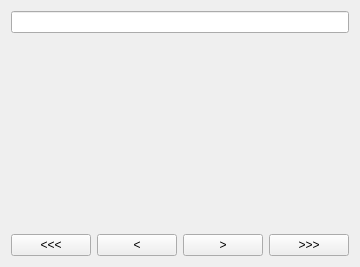
<?xml version="1.0" encoding="UTF-8"?>
<ui version="4.0">
 <class>NoteCard</class>
 <widget class="QWidget" name="NoteCard">
  <property name="geometry">
   <rect>
    <x>0</x>
    <y>0</y>
    <width>350</width>
    <height>267</height>
   </rect>
  </property>
  <property name="windowTitle">
   <string>3DCanvas Controls</string>
  </property>
  <property name="styleSheet">
   <string notr="true">/* Containers */
QWidget#ECEditor {
	background-color: none;
}

QFrame#MainFrame {
	background-color: qlineargradient(spread:pad, x1:0.006, y1:0, x2:0, y2:1, stop:0.142045 rgba(229, 234, 243, 50), stop:0.295455 rgba(209, 215, 221, 150), stop:0.65 rgba(179, 183, 196, 150), stop:1 rgba(222, 227, 236, 100));
	padding: 5px;
}

QLabel {
	padding-bottom: 3px;
}</string>
  </property>
  <layout class="QVBoxLayout" name="verticalLayout">
   <item>
    <widget class="QLineEdit" name="line_source"/>
   </item>
   <item>
    <widget class="QWidget" name="widget_placeholder" native="true">
     <property name="sizePolicy">
      <sizepolicy hsizetype="Expanding" vsizetype="Expanding">
       <horstretch>0</horstretch>
       <verstretch>0</verstretch>
      </sizepolicy>
     </property>
    </widget>
   </item>
   <item>
    <layout class="QHBoxLayout" name="horizontalLayout">
     <item>
      <spacer name="horizontalSpacer">
       <property name="orientation">
        <enum>Qt::Horizontal</enum>
       </property>
       <property name="sizeHint" stdset="0">
        <size>
         <width>40</width>
         <height>20</height>
        </size>
       </property>
      </spacer>
     </item>
     <item>
      <widget class="QPushButton" name="but_start">
       <property name="text">
        <string>&lt;&lt;&lt;</string>
       </property>
      </widget>
     </item>
     <item>
      <widget class="QPushButton" name="but_prev">
       <property name="text">
        <string>&lt;</string>
       </property>
      </widget>
     </item>
     <item>
      <widget class="QPushButton" name="but_next">
       <property name="text">
        <string>&gt;</string>
       </property>
      </widget>
     </item>
     <item>
      <widget class="QPushButton" name="but_end">
       <property name="text">
        <string>&gt;&gt;&gt;</string>
       </property>
      </widget>
     </item>
     <item>
      <spacer name="horizontalSpacer_2">
       <property name="orientation">
        <enum>Qt::Horizontal</enum>
       </property>
       <property name="sizeHint" stdset="0">
        <size>
         <width>40</width>
         <height>20</height>
        </size>
       </property>
      </spacer>
     </item>
    </layout>
   </item>
  </layout>
 </widget>
 <resources/>
 <connections/>
</ui>
